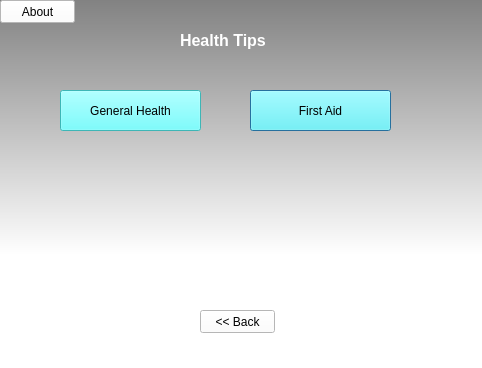
<?xml version="1.0" encoding="UTF-8"?>
<ui version="4.0">
 <class>HealthTips</class>
 <widget class="QDialog" name="HealthTips">
  <property name="geometry">
   <rect>
    <x>0</x>
    <y>0</y>
    <width>482</width>
    <height>368</height>
   </rect>
  </property>
  <property name="windowTitle">
   <string>Dialog</string>
  </property>
  <property name="styleSheet">
   <string notr="true">background-color: qlineargradient(spread:pad, x1:0, y1:0, x2:0, y2:1, stop:0 rgba(130, 130, 130, 255), stop:0.693182 rgba(255, 255, 255, 255));</string>
  </property>
  <widget class="QPushButton" name="pushButton_4">
   <property name="geometry">
    <rect>
     <x>250</x>
     <y>90</y>
     <width>141</width>
     <height>41</height>
    </rect>
   </property>
   <property name="styleSheet">
    <string notr="true">background-color: rgb(85, 255, 255);
font: 75 8pt &quot;MS Shell Dlg 2&quot;;</string>
   </property>
   <property name="text">
    <string>First Aid</string>
   </property>
  </widget>
  <widget class="QPushButton" name="pushButton_2">
   <property name="geometry">
    <rect>
     <x>200</x>
     <y>310</y>
     <width>75</width>
     <height>23</height>
    </rect>
   </property>
   <property name="styleSheet">
    <string notr="true">background-color: rgb(255, 255, 255);</string>
   </property>
   <property name="text">
    <string>&lt;&lt; Back</string>
   </property>
  </widget>
  <widget class="QPushButton" name="pushButton">
   <property name="geometry">
    <rect>
     <x>0</x>
     <y>0</y>
     <width>75</width>
     <height>23</height>
    </rect>
   </property>
   <property name="styleSheet">
    <string notr="true">background-color: rgb(255, 255, 255);</string>
   </property>
   <property name="text">
    <string>About</string>
   </property>
  </widget>
  <widget class="QPushButton" name="pushButton_3">
   <property name="geometry">
    <rect>
     <x>60</x>
     <y>90</y>
     <width>141</width>
     <height>41</height>
    </rect>
   </property>
   <property name="styleSheet">
    <string notr="true">background-color: rgb(85, 255, 255);
font: 75 8pt &quot;MS Shell Dlg 2&quot;;</string>
   </property>
   <property name="text">
    <string>General Health</string>
   </property>
  </widget>
  <widget class="QLabel" name="label">
   <property name="geometry">
    <rect>
     <x>180</x>
     <y>30</y>
     <width>101</width>
     <height>20</height>
    </rect>
   </property>
   <property name="font">
    <font>
     <pointsize>12</pointsize>
     <weight>75</weight>
     <bold>true</bold>
    </font>
   </property>
   <property name="styleSheet">
    <string notr="true">color: rgb(255, 255, 255);
background-color: rgba(255, 255, 255, 0);</string>
   </property>
   <property name="text">
    <string>Health Tips</string>
   </property>
  </widget>
 </widget>
 <resources/>
 <connections/>
</ui>
